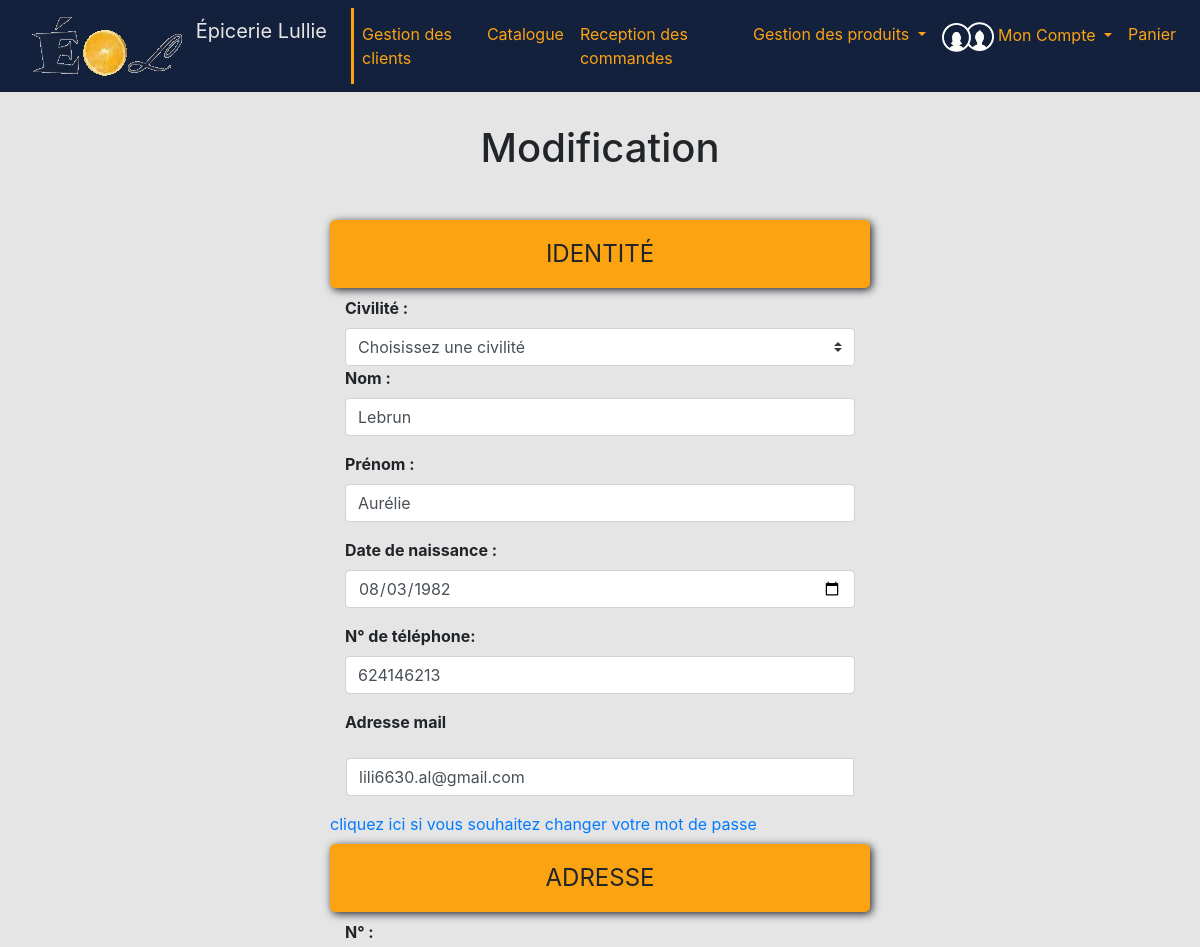
Page /views/userProfileUpdate.php (signed in, upper part) on the earlier database version.
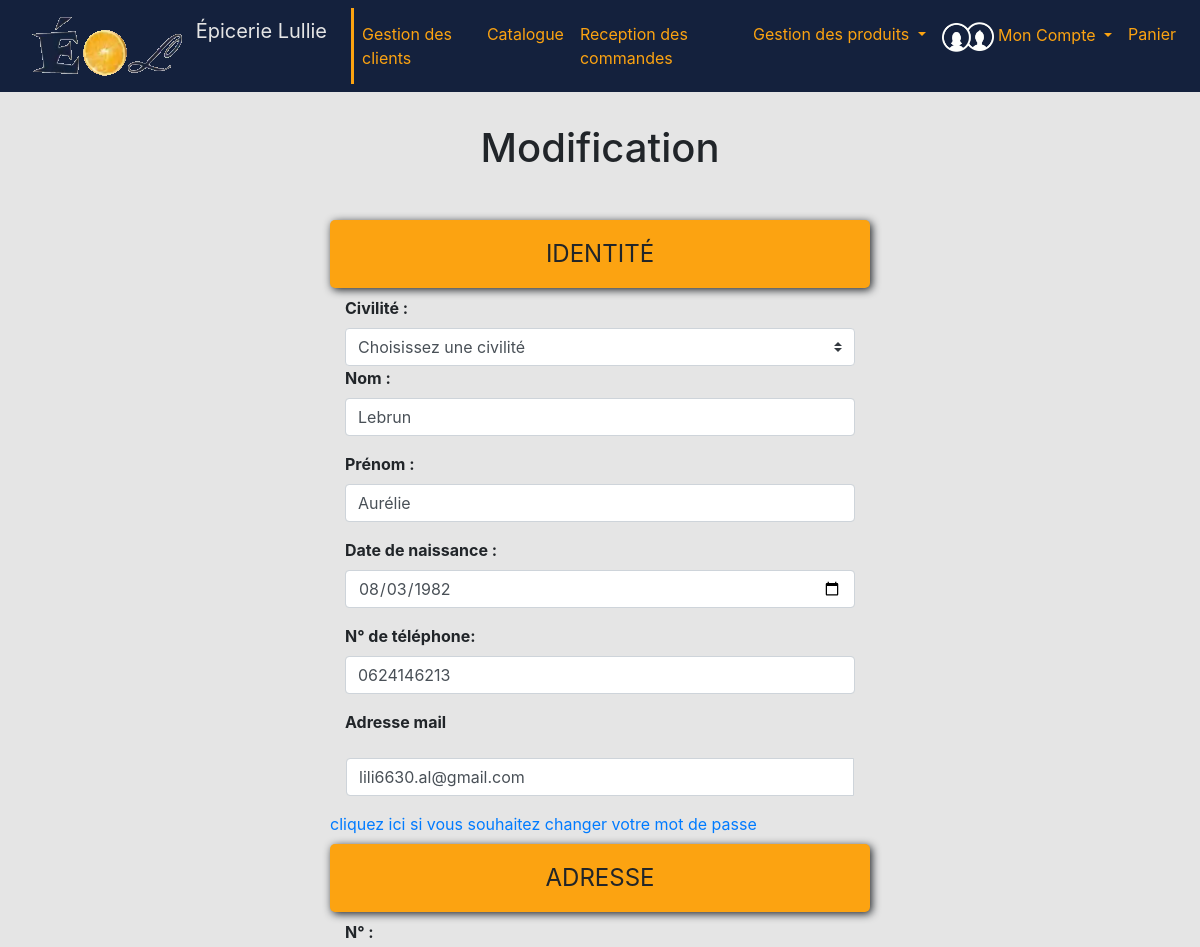
Same page on the later database version.
### tables this page shows
CREATE TABLE ll7882_users(
        id                   Int  Auto_increment  NOT NULL ,
        lastname             Varchar (50) NOT NULL ,
        firstname            Varchar (50) NOT NULL ,
        birth_date           Date NOT NULL ,
        email                Varchar (100) NOT NULL ,
        password             Varchar (255) NOT NULL ,
        phone_number         Varchar (10) NOT NULL ,
        adress_number        Int NOT NULL ,
        adress               Varchar (150) NOT NULL ,
        appartment_number    Int ,
        postal_code          Int NOT NULL ,
        city                 Varchar (60) NOT NULL ,
        loyalty_card         Int ,
        registration_date    Date NOT NULL ,
        client_number        Varchar (10) NOT NULL ,
        id_ll7882_roles      Int NOT NULL ,
        id_ll7882_civilities Int NOT NULL
	,CONSTRAINT ll7882_users_PK PRIMARY KEY (id)

	,CONSTRAINT ll7882_users_ll7882_roles_FK FOREIGN KEY (id_ll7882_roles) REFERENCES ll7882_roles(id)
	,CONSTRAINT ll7882_users_ll7882_civilities0_FK FOREIGN KEY (id_ll7882_civilities) REFERENCES ll7882_civilities(id)
);

### models/database.php (called while the page is built, shortened)
<?php
class Database {
  public function __construct() {
    try {
      $this->db = new PDO('mysql:host=' . SERVERNAME . ';dbname=' . BDDNAME . ';charset=utf8', USERNAME, PASSWORD);
      return 'connexion ok';
    } catch (PDOException $e) {
      die("Erreur !: " . $e->getMessage());
    }
  }
}
?>

### controllers/userProfileUpdateCtrl.php (called while the page is built, shortened)
<?php
if (!isAdmin() && !isClient() && !isSeller()) {
    header('location: ../index.php');
    exit();
} else {
    $user = new User();
    $user->id = $_SESSION['user_id'];
    $userProfile = $user->getUserProfile();
}

### models/user.php (called while the page is built, shortened)
<?php
class User extends Database {
  public $id;
public function getUserProfile() {
  $query = "SELECT `ll7882_users`.`id`, `ll7882_civilities`.`name` AS `civility`, `lastname`, `firstname`, `birth_date`, DATE_FORMAT(`birth_date`, '%e/%m/%Y') AS `birthDate`, `email`, `password`, `phone_number`, `adress_number`, `adress`, `appartment_number`, `postal_code`, `city`, `client_number`, `registration_date`, DATE_FORMAT(`registration_date`, '%e/%m/%Y') AS `dateFR`, `loyalty_card`
  FROM `ll7882_users`
  INNER JOIN `ll7882_civilities`
  ON `ll7882_civilities`.`id` = `ll7882_users`.`id_ll7882_civilities`
  WHERE `ll7882_users`.`id` = :id";
  $result = $this->db->prepare($query);
  $result->bindValue(':id', $this->id, PDO::PARAM_INT);
  try {
    $result->execute();
    return $result->fetch(PDO::FETCH_OBJ);
  } catch (PDOException $e) {
    die('echec de la connexion : ' . $e->getMessage());
  }
}
}

### views/userProfileUpdate.php (the view, shortened to what this page needs)
<?php
require_once '../models/database.php';
require_once '../models/user.php';
require_once '../controllers/userProfileUpdateCtrl.php';
?>
<!DOCTYPE html>
<html lang="fr" dir="ltr">
<head>
</head>
<body>
  <?php include "../navbar.php"?>
  <div class="container">
    <div class="row">
      <div class="col-md-6 offset-md-3 mb-5">
        <form class="" action="#" method="POST">
          <h1 class="text-center m-4 pb-4">Modification</h1>
          <fieldset>
            <legend class="userCreatLegend py-3 text-center">IDENTITÉ</legend>
            <div class="col-12">
             <label class="labelForm" for="civility">Civilité :</label>
             <select class="custom-select <?= !isset($_POST['submit']) ? '' : (empty($item->formErrors['civility']) ? 'is-valid' : 'is-invalid') ?>" name="civility" id="civility" required>
               <option selected disabled value="">Choisissez une civilité</option>
             </select>
          </div>
            <p class="col-12">
              <label class="labelForm" for="lastname">Nom :</label>
              <input type="text" name="lastname" class="inputForm form-control <?= !isset($_POST['submit'])? '' : (empty($user->formErrors['lastname']) ? 'is-valid' : 'is-invalid') ?> " id="lastname" value="<?= isset($userProfile->lastname) ? $userProfile->lastname : '' ?>" />
            </p>
            <p class="col-12">
              <label class="labelForm" for="firstname">Prénom :</label>
              <input type="text" name="firstname" class="inputForm form-control <?= !isset($_POST['submit'])? '' : (empty($user->formErrors['firstname']) ? 'is-valid' : 'is-invalid') ?> " id="firstname" value="<?= isset($userProfile->firstname) ? $userProfile->firstname : '' ?>" />
            </p>
            <p class="col-12">
              <label class="labelForm" for="birthDate">Date de naissance :</label>
              <input type="Date" name="birthDate" class="inputForm form-control <?= !isset($_POST['submit'])? '' : (empty($user->formErrors['birthDate']) ? 'is-valid' : 'is-invalid') ?> " id="birthDate" value="<?= isset($userProfile->birth_date) ? $userProfile->birth_date : '' ?>" />
            </p>
            <p class="col-12">
              <label class="labelForm" for="phoneNumber">N° de téléphone:</label>
              <input type="tel" name="phoneNumber" class="inputForm form-control <?= !isset($_POST['submit'])? '' : (empty($user->formErrors['phoneNumber']) ? 'is-valid' : 'is-invalid') ?> " id="phoneNumber" value="<?= isset($userProfile->phone_number) ? $userProfile->phone_number : '' ?>" />
            </p>
            <p class="col-12">
              <label class="labelForm" for="email">Adresse mail</label>
              <div class="input-group px-3">
                  <input type="mail" name="email"
                  class="form-control <?= !isset($_POST['submit'])? '' : (empty($user->formErrors['email']) ? 'is-valid' : 'is-invalid') ?> "
                  id="mail" value="<?= isset($userProfile->email) ? $userProfile->email : '' ?>" />
              </div>
            </p>
            <p class="passwordChange my-2 text-primary"> cliquez ici si vous souhaitez changer votre mot de passe</p>
          </fieldset>
          <fieldset>
            <legend class="userCreatLegend py-3 text-center">ADRESSE</legend>
            <p class="col-12">
              <label class="labelForm" for="adressNumber">N° :</label>
            </p>
          </fieldset>
        </form>
      </div>
    </div>
  </div>
</body>
</html>

Differences in the rows shown:
changed ll7882_users "Lebrun": phoneNumber "624146213" → "0624146213"
